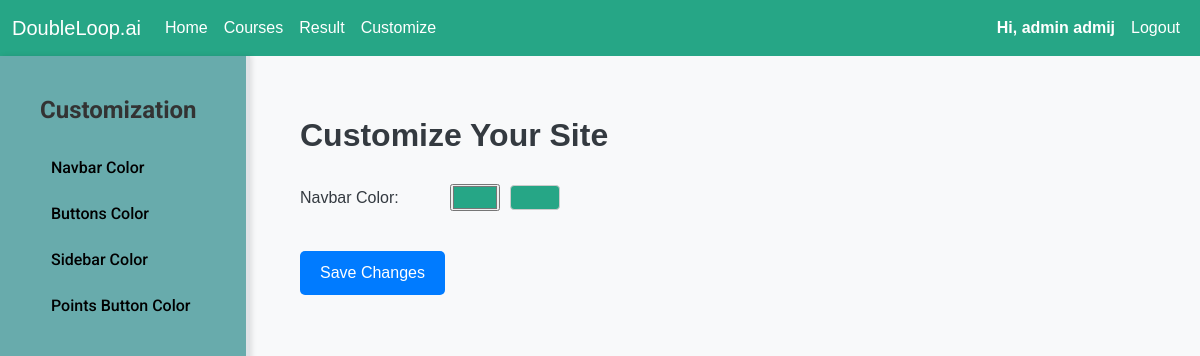
/customize/ (signed in), run on the app's committed database.
### users/models/user.py (models this page shows, shortened)
class User(AbstractUser, BaseModel):
    username = None
    email = models.EmailField(
        verbose_name='Email Address',
        max_length=255,
        db_index=True,
        unique=True,
    )
    first_name = models.CharField(max_length=150)
    last_name = models.CharField(max_length=150)
    is_admin = models.BooleanField(default=False)
    objects = UserManager()
    EMAIL_FIELD = 'email'
    USERNAME_FIELD = 'email'
    REQUIRED_FIELDS = ['first_name', 'last_name']

### users/models/customization.py (models this page shows)
class CustomizationSettings(models.Model):
    admin = models.OneToOneField(User, on_delete=models.CASCADE)
    heading_color = models.CharField(max_length=7, blank=True, null=True)
    navbar_color = models.CharField(max_length=7, default='#000000')
    button_color = models.CharField(max_length=7, blank=True, null=True)
    background_color = models.CharField(max_length=7, blank=True, null=True)
    points_color = models.CharField(max_length=7, blank=True, null=True)

### users/views.py (the view, shortened to what this page needs)
# urls.py: path('customize/', customize_color, name='customize_color'),
@login_required
def customize_color(request):
    settings, created = CustomizationSettings.objects.get_or_create(admin=request.user)
    return render(request, 'customize.html', {'settings': settings})

### templates/customize.html (shortened to what this page needs)
{% extends 'base.html' %}
{% block content %}
<div class="sidebar" id="sidebarCollapse">
    <h4>Customization</h4>
    <ul class="list-unstyled">
        <li><a href="#" class="btn btn-link" onclick="showSection('navbar-section')">Navbar
            Color</a></li>
        <li><a href="#" class="btn btn-link" onclick="showSection('button-section')">Buttons
            Color</a></li>
        <li><a href="#" class="btn btn-link" onclick="showSection('background-section')">Sidebar Color</a></li>
        <li><a href="#" class="btn btn-link" onclick="showSection('points-section')">Points
            Button Color</a></li>
    </ul>
</div>
<div class="content">
    <h2>Customize Your Site</h2>
    <form method="POST">
        <div id="navbar-section" class="customization-section">
            <div class="color-picker">
                <label for="navbar_color">Navbar Color:</label>
                <input type="color" id="navbar_color" name="navbar_color"
                       value="{{ settings.navbar_color }}">
                <div class="color-preview"
                     style="background-color: {{ settings.navbar_color|default:'#007BFF' }};"></div>
            </div>
        </div>
        <button type="submit" class="btn btn-primary save-button">Save Changes</button>
    </form>
</div>
{% endblock %}

### templates/navbar.html (shortened to what this page needs)
<nav class="navbar navbar-expand-lg">
    <div class="container-fluid">
        <a class="navbar-brand" href="{% url 'home' %}">DoubleLoop.ai</a>
        <div class="collapse navbar-collapse" id="navbarNav">
            <ul class="navbar-nav me-auto">
                <li class="nav-item">
                    <a class="nav-link" href="{% url 'home' %}">
                         Home
                    </a>
                </li>
                {% if user.is_authenticated and user.is_admin %}
                <li class="nav-item">
                    <a class="nav-link" href="{% url 'course_actions' %}">
                         Courses
                    </a>
                </li>
                <li class="nav-item">
                    <a class="nav-link" href="{% url 'result' %}">
                         Result
                    </a>
                </li>
                <li class="nav-item">
                    <a class="nav-link" href="{% url 'customize_color' %}">
                         Customize
                    </a>
                </li>
                {% endif %}
            </ul>
            <ul class="navbar-nav ms-auto">
                {% if user.is_authenticated %}
                <li class="nav-item">
                    <a class="nav-link">
                        <b> Hi, {{ user.first_name }} {{ user.last_name }}</b>
                    </a>
                </li>
                <li class="nav-item">
                    <a class="nav-link" href="{% url 'logout' %}">Logout</a>
                </li>
                {% endif %}
            </ul>
        </div>
    </div>
</nav>

### data on the page
User: first_name "admin", last_name "admij"
CustomizationSettings: navbar_color "#26a686"
